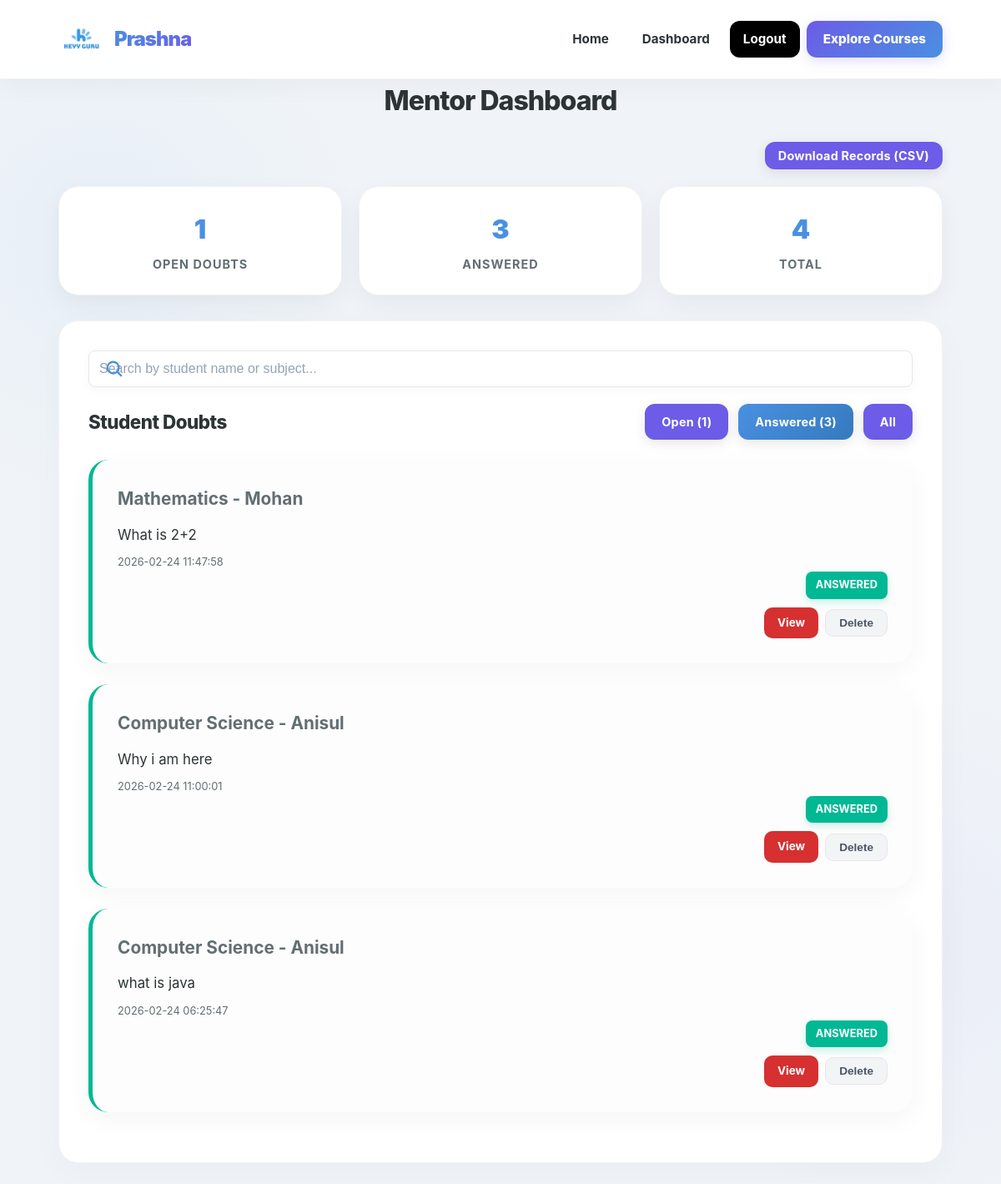
Page /mentor/dashboard.php?filter=answered (signed in) on the committed database.
### tables this page shows
CREATE TABLE doubts (
        id INTEGER PRIMARY KEY AUTOINCREMENT,
        student_id INTEGER NOT NULL,
        subject TEXT NOT NULL,
        question_text TEXT NOT NULL,
        status TEXT NOT NULL DEFAULT 'open' CHECK(status IN ('open','answered')),
        created_at DATETIME NOT NULL DEFAULT (datetime('now')),
        answered_at DATETIME DEFAULT NULL,
        FOREIGN KEY (student_id) REFERENCES users(id) ON DELETE CASCADE
    );

CREATE TABLE users (
        id INTEGER PRIMARY KEY AUTOINCREMENT,
        role TEXT NOT NULL DEFAULT 'student' CHECK(role IN ('student','mentor')),
        name TEXT NOT NULL,
        phone TEXT NOT NULL,
        email TEXT DEFAULT NULL,
        password_hash TEXT NOT NULL,
        created_at DATETIME NOT NULL DEFAULT (datetime('now'))
    );

### helpers.php (called while the page is built, shortened)
<?php
function h(?string $s): string {
    return htmlspecialchars($s ?? '', ENT_QUOTES, 'UTF-8');
}

### mentor/dashboard.php (the view, shortened to what this page needs)
<?php
require_once __DIR__ . '/../helpers.php';
$pdo = getDB();
$filter = $_GET['filter'] ?? 'open';
if ($filter === 'all') {
    $stmt = $pdo->prepare("SELECT d.*, u.name as student_name FROM doubts d JOIN users u ON d.student_id = u.id ORDER BY d.created_at DESC");
    $stmt->execute();
} else {
    $stmt = $pdo->prepare("SELECT d.*, u.name as student_name FROM doubts d JOIN users u ON d.student_id = u.id WHERE d.status = ? ORDER BY d.created_at DESC");
    $stmt->execute([$filter]);
}
$doubts = $stmt->fetchAll();
$countOpen = $pdo->query("SELECT COUNT(*) as c FROM doubts WHERE status='open'")->fetch()['c'];
$countAnswered = $pdo->query("SELECT COUNT(*) as c FROM doubts WHERE status='answered'")->fetch()['c'];
?>
<!DOCTYPE html>
<html lang="en">
<head>
    <link rel="stylesheet" href="/css/style.css">
</head>
<body>
    <nav class="navbar">
        <div class="container">
            <a href="/" class="brand">
                <img src="/css/logo.jpg" alt="Prashna Logo" class="logo">
                <span><?= h(APP_NAME) ?></span>
            </a>
            <div class="nav-links" id="navLinks">
                <a href="/">Home</a>
                <a href="/mentor/dashboard.php">Dashboard</a>
                <a href="/logout.php" class="btn-heyyguru">Logout</a>
                <a href="https://heyyguru.in/courses" class="btn-explore">Explore Courses</a>
            </div>
        </div>
    </nav>
    <div class="container">
        <h1 class="page-title">Mentor Dashboard</h1>
        <div style="margin-bottom: 20px; text-align: right;">
            <button id="downloadRecords" class="btn btn-secondary" style="font-size: 0.9rem; padding: 8px 16px;">Download Records (CSV)</button>
        </div>
        <div class="stats">
            <div class="stat-card">
                <div class="number"><?= $countOpen ?></div>
                <div class="label">Open Doubts</div>
            </div>
            <div class="stat-card">
                <div class="number"><?= $countAnswered ?></div>
                <div class="label">Answered</div>
            </div>
            <div class="stat-card">
                <div class="number"><?= $countOpen + $countAnswered ?></div>
                <div class="label">Total</div>
            </div>
        </div>
        <div class="card">
            <div class="search-box" style="margin-bottom: 20px;">
                <input type="text" id="mentorSearch" placeholder="Search by student name or subject..." style="width: 100%; padding: 12px; border-radius: 8px; border: 1px solid var(--border);">
            </div>
            <div style="display:flex;justify-content:space-between;align-items:center;margin-bottom:24px;" class="card-header-flex">
                <h2 style="font-size:1.4rem; font-weight:850; color:var(--text); letter-spacing:-0.5px;">Student Doubts</h2>
                <div style="display:flex;gap:12px;flex-wrap:wrap;">
                    <a href="?filter=open" class="btn <?= $filter === 'open' ? 'btn-primary' : 'btn-secondary' ?>" style="padding:10px 20px; border-radius:12px; font-size:0.9rem;">Open (<?= $countOpen ?>)</a>
                    <a href="?filter=answered" class="btn <?= $filter === 'answered' ? 'btn-primary' : 'btn-secondary' ?>" style="padding:10px 20px; border-radius:12px; font-size:0.9rem;">Answered (<?= $countAnswered ?>)</a>
                    <a href="?filter=all" class="btn <?= $filter === 'all' ? 'btn-primary' : 'btn-secondary' ?>" style="padding:10px 20px; border-radius:12px; font-size:0.9rem;">All</a>
                </div>
            </div>
            <?php if (empty($doubts)): ?>
                <div class="empty-state">
                    <p>No doubts found.</p>
                </div>
            <?php else: ?>
                <div class="doubt-list">
                    <?php foreach ($doubts as $d): ?>
                        <div class="doubt-item-container <?= $d['status'] === 'answered' ? 'answered' : '' ?>">
                            <div class="doubt-item">
                                <div class="doubt-info">
                                    <h3><?= h($d['subject']) ?> - <?= h($d['student_name']) ?></h3>
                                    <p><?= h(mb_strimwidth($d['question_text'], 0, 150, '...')) ?></p>
                                    <p style="margin-top:8px;font-size:0.8rem;color:var(--text-light);"><?= h($d['created_at']) ?></p>
                                </div>
                                <div class="doubt-meta">
                                    <span class="badge badge-<?= $d['status'] ?>"><?= h($d['status']) ?></span>
                                    <div style="display:flex; gap:8px; align-items: center;">
                                        <a href="/mentor/view_doubt.php?id=<?= $d['id'] ?>" class="btn-view-custom">
                                            <?= $d['status'] === 'open' ? 'Reply' : 'View' ?>
                                        </a>
                                        <form method="POST" onsubmit="return confirm('Are you sure you want to delete this doubt?');" style="display:inline; margin:0;">
                                            <button type="submit" class="btn-delete-custom">Delete</button>
                                        </form>
                                    </div>
                                </div>
                            </div>
                        </div>
                    <?php endforeach; ?>
                </div>
            <?php endif; ?>
        </div>
    </div>
</body>
</html>

### rows in the picture
doubts: subject "Mathematics", student.name "Mohan", question_text "What is 2+2", created_at "2026-02-24 11:47:58", status "ANSWERED", shows "View"
doubts: subject "Computer Science", student.name "Anisul", question_text "Why i am here", created_at "2026-02-24 11:00:01", status "ANSWERED", shows "View"
doubts: subject "Computer Science", student.name "Anisul", question_text "what is java", created_at "2026-02-24 06:25:47", status "ANSWERED", shows "View"

### other values in the picture
APP_NAME "Prashna"
$countOpen "1"
$countAnswered "3"
$countOpen + $countAnswered "4"
